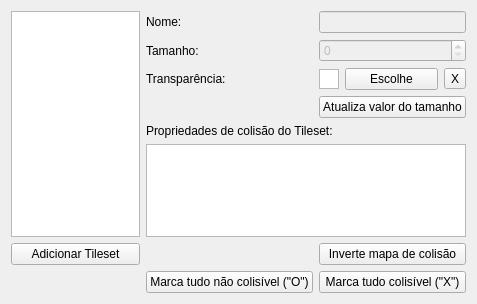
<?xml version="1.0" encoding="UTF-8"?>
<ui version="4.0">
 <class>ConfigsTilesetWidget</class>
 <widget class="QWidget" name="ConfigsTilesetWidget">
  <property name="geometry">
   <rect>
    <x>0</x>
    <y>0</y>
    <width>477</width>
    <height>304</height>
   </rect>
  </property>
  <property name="windowTitle">
   <string>Form</string>
  </property>
  <layout class="QGridLayout" name="gridLayout">
   <item row="0" column="0" rowspan="6">
    <widget class="QListWidget" name="listWidget"/>
   </item>
   <item row="0" column="1">
    <widget class="QLabel" name="label_2">
     <property name="text">
      <string>Nome:</string>
     </property>
    </widget>
   </item>
   <item row="0" column="2" colspan="3">
    <widget class="QLineEdit" name="lineEdit">
     <property name="enabled">
      <bool>false</bool>
     </property>
    </widget>
   </item>
   <item row="1" column="1">
    <widget class="QLabel" name="label_3">
     <property name="text">
      <string>Tamanho:</string>
     </property>
    </widget>
   </item>
   <item row="1" column="2" colspan="3">
    <widget class="QSpinBox" name="spinBox">
     <property name="enabled">
      <bool>false</bool>
     </property>
    </widget>
   </item>
   <item row="2" column="1">
    <widget class="QLabel" name="label_4">
     <property name="text">
      <string>Transparência:</string>
     </property>
    </widget>
   </item>
   <item row="2" column="2">
    <widget class="QGraphicsView" name="graphicsViewColorkey">
     <property name="maximumSize">
      <size>
       <width>20</width>
       <height>20</height>
      </size>
     </property>
    </widget>
   </item>
   <item row="2" column="3">
    <widget class="QPushButton" name="pushButtonTransparentColor">
     <property name="text">
      <string>Escolhe</string>
     </property>
    </widget>
   </item>
   <item row="2" column="4">
    <widget class="QToolButton" name="toolButton">
     <property name="text">
      <string>X</string>
     </property>
    </widget>
   </item>
   <item row="3" column="1">
    <spacer name="horizontalSpacer">
     <property name="orientation">
      <enum>Qt::Horizontal</enum>
     </property>
     <property name="sizeHint" stdset="0">
      <size>
       <width>40</width>
       <height>20</height>
      </size>
     </property>
    </spacer>
   </item>
   <item row="3" column="2" colspan="3">
    <widget class="QPushButton" name="pushButtonUpdateSizeValue">
     <property name="text">
      <string>Atualiza valor do tamanho</string>
     </property>
    </widget>
   </item>
   <item row="4" column="1" colspan="2">
    <widget class="QLabel" name="label">
     <property name="text">
      <string>Propriedades de colisão do Tileset:</string>
     </property>
    </widget>
   </item>
   <item row="5" column="1" colspan="4">
    <widget class="QGraphicsView" name="graphicsView">
     <property name="enabled">
      <bool>true</bool>
     </property>
    </widget>
   </item>
   <item row="6" column="0">
    <widget class="QPushButton" name="pushButton">
     <property name="text">
      <string>Adicionar Tileset</string>
     </property>
    </widget>
   </item>
   <item row="6" column="2" colspan="3">
    <widget class="QPushButton" name="pushButtonInvert">
     <property name="text">
      <string>Inverte mapa de colisão</string>
     </property>
    </widget>
   </item>
   <item row="7" column="1">
    <widget class="QPushButton" name="pushButtonAllO">
     <property name="text">
      <string>Marca tudo não colisível (&quot;O&quot;)</string>
     </property>
    </widget>
   </item>
   <item row="7" column="2" colspan="3">
    <widget class="QPushButton" name="pushButtonAllX">
     <property name="text">
      <string>Marca tudo colisível (&quot;X&quot;)</string>
     </property>
    </widget>
   </item>
  </layout>
 </widget>
 <resources/>
 <connections/>
</ui>
